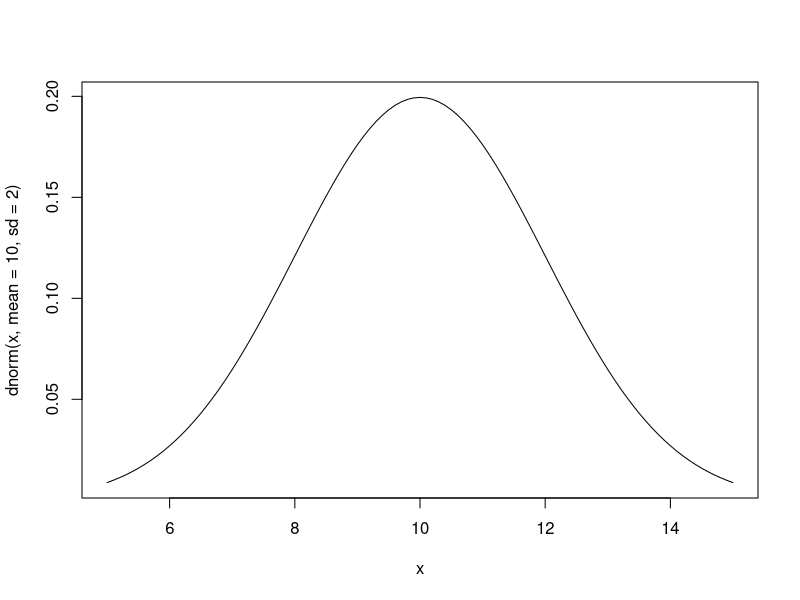
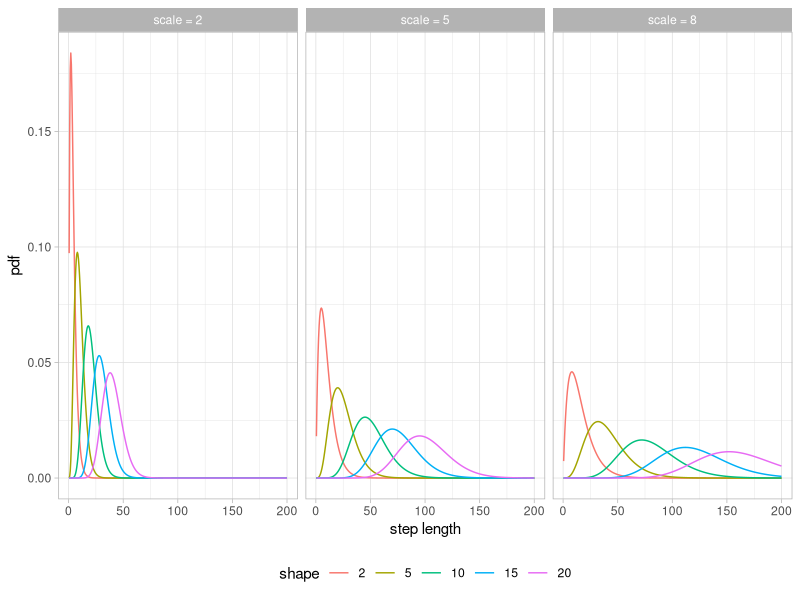

Write the R code that produced these figures, in order. (Note: this script raises an error after producing the figures.)
## ---- chunk 1
library(tidyverse)
knitr::opts_knit$set(root.dir = here::here("04 Behavioral states"))
knitr::opts_chunk$set(
  echo = TRUE, warning = FALSE, message = FALSE, 
  fig.height = 4, fig.width = 6, cache = FALSE, out.width = "85%", res = 600,
  comment = "", fig.align = "center")
options(width = 70, str = strOptions(strict.width = "wrap"))
theme_set(theme_light()) 
## ---- chunk 2
curve(dnorm(x, mean = 10, sd = 2), from = 5, to = 15)
## ---- chunk 3
xs <- seq(0.5, 200, 0.5)
params <- expand_grid(shape = c(2, 5, 10, 15, 20), scale = c(2, 5, 8))
params %>% mutate(
  data = map2(shape, scale, ~
                tibble(
                  x = xs, 
                  pdf = dgamma(xs, shape = .x, scale = .y)))) %>% 
  unnest(cols = data) %>% 
  mutate(
    scale_lab = paste0("scale = ", scale),
    shape_lab = factor(shape)
    ) %>% 
  ggplot(aes(x, pdf, col = shape_lab)) + 
  geom_line() + 
  facet_grid(. ~ scale_lab, scale = "free") +
  theme(legend.position = "bottom") + 
  labs(x = "step length", col = "shape", col = "shape")
## ---- chunk 4
knitr::include_graphics("../01 Introduction/img/moll3_part.jpg")
## ---- chunk 5
knitr::include_graphics("img/hmm_1_michelot.jpg")
## ---- chunk 6
knitr::include_graphics("img/start.png")
## ---- chunk 7
knitr::include_graphics("img/hmm0.png")
## ---- chunk 8
knitr::include_graphics("img/hmm1.png")
## ---- chunk 9
knitr::include_graphics("img/hmm2.png")
